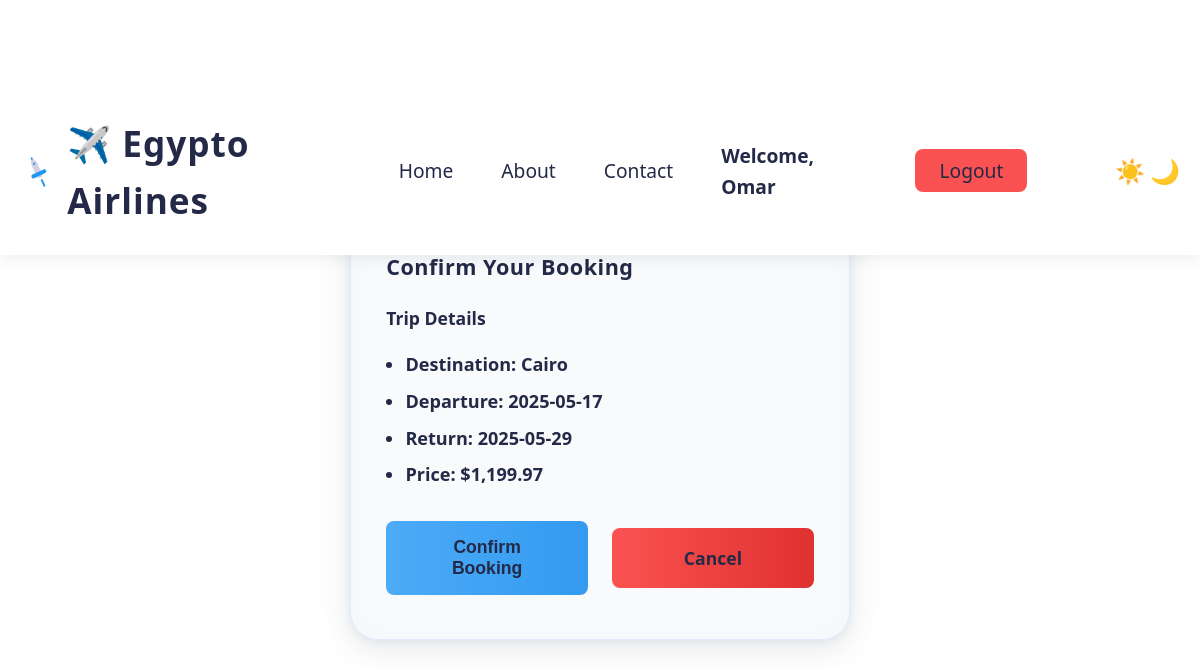
Page /booking.php?offer_id=1 (signed in) on the committed database.
### tables this page shows
CREATE TABLE `travel_offers` (
  `id` int(11) NOT NULL,
  `destination` varchar(100) NOT NULL,
  `departure_date` date NOT NULL,
  `return_date` date NOT NULL,
  `price` decimal(12,2) DEFAULT NULL,
  `description` text DEFAULT NULL,
  `created_at` datetime DEFAULT current_timestamp(),
  `city_id` int(11) DEFAULT NULL,
  `image_path` varchar(255) DEFAULT NULL,
  `available` tinyint(1) DEFAULT 1,
  `max_passengers` int(11) NOT NULL DEFAULT 100,
  `trip_type` varchar(20) NOT NULL DEFAULT 'Round-trip',
  `outbound_time` varchar(10) DEFAULT NULL,
  `return_time` varchar(10) DEFAULT NULL
);

### booking.php (the view, shortened to what this page needs)
<?php
require_once 'config/database.php';
$offer_id = intval($_GET['offer_id']);
$user_id = $_SESSION['id'];
$booking_success = false;
$offer = null;
$visa_step = false;
$offer_sql = "SELECT * FROM travel_offers WHERE id = ?";
if ($stmt = mysqli_prepare($conn, $offer_sql)) {
    mysqli_stmt_bind_param($stmt, "i", $offer_id);
    mysqli_stmt_execute($stmt);
    $result = mysqli_stmt_get_result($stmt);
    $offer = mysqli_fetch_assoc($result);
}
$user_sql = "SELECT username, email FROM users WHERE id = ?";
$user = null;
if ($stmt = mysqli_prepare($conn, $user_sql)) {
    mysqli_stmt_bind_param($stmt, "i", $user_id);
    mysqli_stmt_execute($stmt);
    $result = mysqli_stmt_get_result($stmt);
    $user = mysqli_fetch_assoc($result);
}
?><!DOCTYPE html>
<html lang="en">
<head>
    <link rel="stylesheet" href="css/style.css">
</head>
<body>
    <nav class="navbar">
        <div class="container nav-flex">
            <div class="logo" style="display:flex;align-items:center;gap:0.5rem;font-size:2.2rem;font-weight:900;">
                <span style="display:inline-block;vertical-align:middle;line-height:0;">
                </span>✈️ Egypto Airlines
            </div>
            <ul class="nav-links" style="margin-left:auto;display:flex;align-items:center;gap:3rem;">
                <li><a href="index.php">Home</a></li>
                <li><a href="about.html">About</a></li>
                <li><a href="contact.html">Contact</a></li>
                <li><span class="user-welcome">Welcome, <?php echo htmlspecialchars($_SESSION["username"]); ?></span></li>
                <li><a href="logout.php" class="login-btn">Logout</a></li>
                <li>
                    <div class="mode-switch">
                        <label for="mode-toggle" class="toggle-label">
                            <span class="sun">☀️</span>
                            <span class="moon">🌙</span>
                        </label>
                    </div>
                </li>
            </ul>
        </div>
    </nav>
    <div class="container">
        <div class="booking-card">
            <h1>Booking Page</h1>
            <?php if ($booking_success): ?>
                <h2>Booking Confirmed!</h2>
                <div class="ticket">
                    <div class="ticket-header">Virtual Flight Ticket</div>
                    <div class="ticket-body">
                        <div class="ticket-row"><span class="ticket-label">Booking Ref:</span> <span class="ticket-value"><?php echo isset($booking_id) ? str_pad($booking_id, 6, '0', STR_PAD_LEFT) : 'N/A'; ?></span></div>
                        <div class="ticket-row"><span class="ticket-label">Passenger:</span> <span class="ticket-value"><?php echo htmlspecialchars($user['username']); ?></span></div>
                        <div class="ticket-row"><span class="ticket-label">Email:</span> <span class="ticket-value"><?php echo htmlspecialchars($user['email']); ?></span></div>
                        <div class="ticket-row"><span class="ticket-label">Destination:</span> <span class="ticket-value"><?php echo htmlspecialchars($offer['destination']); ?></span></div>
                        <div class="ticket-row"><span class="ticket-label">Departure:</span> <span class="ticket-value"><?php echo htmlspecialchars($offer['departure_date']); ?></span></div>
                        <?php if ($offer['trip_type'] === 'Round-trip'): ?>
                        <div class="ticket-row"><span class="ticket-label">Return:</span> <span class="ticket-value"><?php echo htmlspecialchars($offer['return_date']); ?></span></div>
                        <?php endif; ?>
                        <div class="ticket-row"><span class="ticket-label">Price:</span> <span class="ticket-value">$<?php echo number_format($offer['price'], 2); ?></span></div>
                        <div class="ticket-row"><span class="ticket-label">Status:</span> <span class="ticket-value" style="color:#27ae60;">Paid (Simulated)</span></div>
                    </div>
                </div>
                <a href="destination_dashboard.php">&larr; Back to Dashboard</a>
            <?php else: ?>
                <h2>Confirm Your Booking</h2>
                <h3>Trip Details</h3>
                <ul>
                    <li><strong>Destination:</strong> <?php echo htmlspecialchars($offer['destination']); ?></li>
                    <li><strong>Departure:</strong> <?php echo htmlspecialchars($offer['departure_date']); ?></li>
                    <?php if ($offer['trip_type'] === 'Round-trip'): ?>
                    <li><strong>Return:</strong> <?php echo htmlspecialchars($offer['return_date']); ?></li>
                    <?php endif; ?>
                    <li><strong>Price:</strong> $<?php echo number_format($offer['price'], 2); ?></li>
                </ul>
                <form method="post" class="booking-actions">
                    <button type="submit" name="confirm_booking" class="btn-primary">Confirm Booking</button>
                    <a href="destination_dashboard.php" class="btn-danger">Cancel</a>
                </form>
            <?php endif; ?>
        </div>
    </div>
</body>
</html>

### css/style.css (style rules this page uses)
* { margin: 0; padding: 0; box-sizing: border-box; }
body { font-family: 'Poppins', sans-serif; line-height: 1.6; color: #333; }
.container { max-width: 1200px; margin: 0 auto; padding: 0 20px; }
.navbar { background-color: #fff; box-shadow: 0 2px 5px rgba(0,0,0,0.1); position: fixed; width: 100%; top: 0; z-index: 1000; }
.navbar .container { display: flex; justify-content: space-between; align-items: center; padding: 1rem 20px; }
.logo { font-size: 1.5rem; font-weight: 700; color: #2c3e50; }
.nav-links { display: flex; list-style: none; gap: 2rem; }
.nav-links a { text-decoration: none; color: #2c3e50; font-weight: 500; transition: color 0.3s; }
.btn-primary { background-color: #3498db; color: #fff; }

### rows in the picture
travel_offers: destination "Cairo", departure_date "2025-05-17", return_date "2025-05-29", price "1,199.97"

### other values in the picture
$_SESSION["username"] "Omar"
